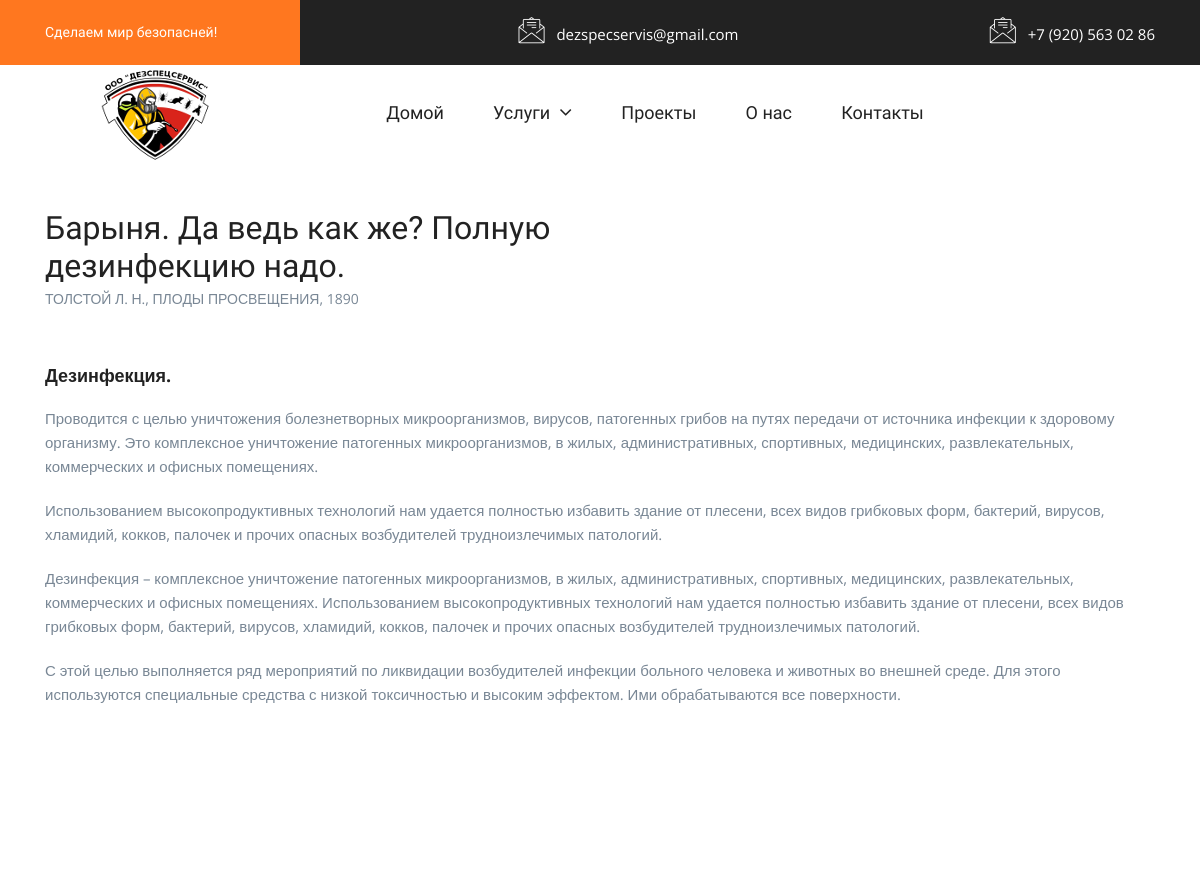
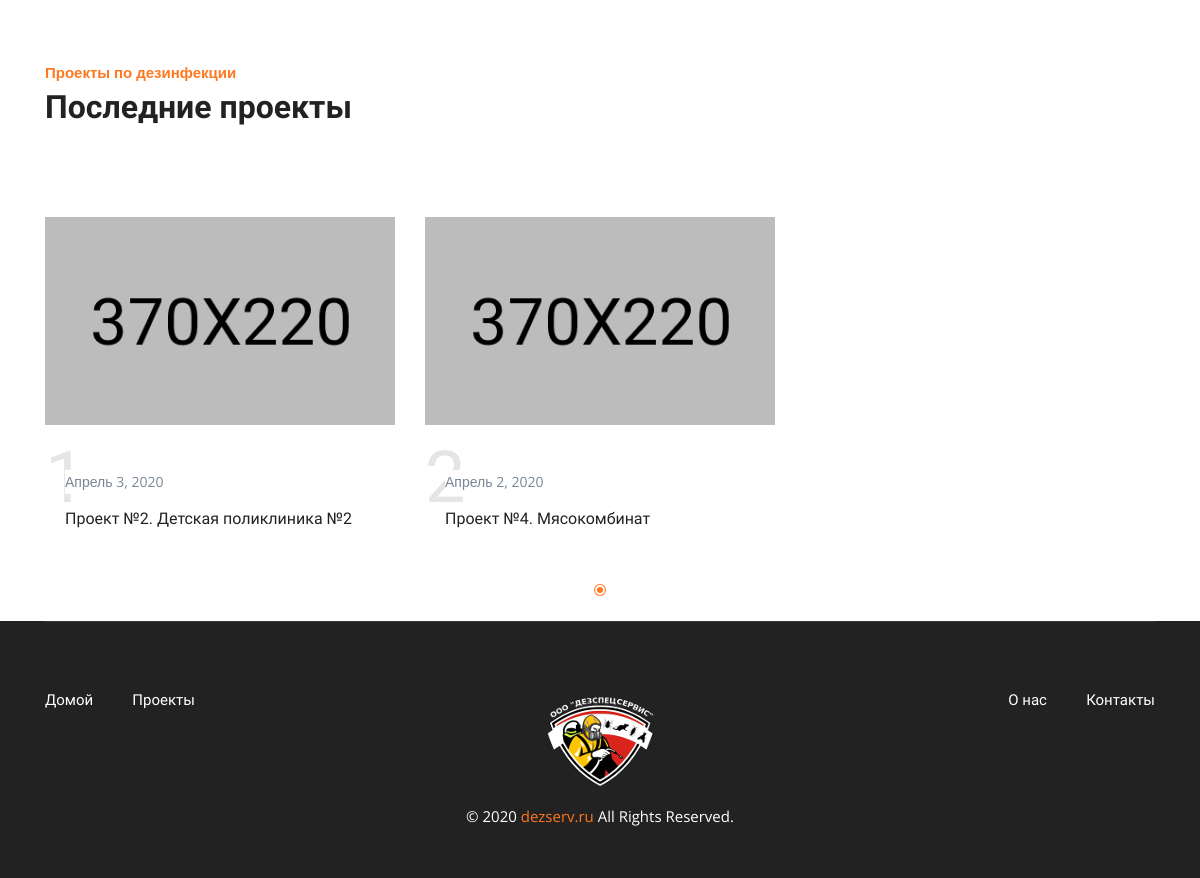
The page /disinfection/ on the database its author committed (2 pictures, top to bottom).
### projectapp/models.py (models this page shows, shortened)
class Project(models.Model):
	pesticide 		= 'PS'
	disinfection 	= 'DF'
	pestcontrol 	= 'PC'
	aeration 		= 'AE'
	fumigation		= 'FU'
	SHOW_CHOICES = (
		(pesticide, 	'Дератизация'),
        (disinfection, 	'Дезинфекция'),
        (pestcontrol, 	'Дезинсекция'),
        (aeration, 		'Газация'),
        (fumigation, 	'Фумигация'),
    )
	slug 					= models.SlugField(max_length=36, verbose_name='Url', blank=True, db_index=True)
	title 					= models.CharField(max_length=255, verbose_name="Заголовок", null=True)
	description 			= models.TextField(verbose_name="Описание", null=True)
	date_of_completion 		= models.DateField(verbose_name="Дата исполнения", null=True)
	category	 			= models.CharField(max_length=2, verbose_name="Категория услуги", choices=SHOW_CHOICES, default=pesticide)
	class Meta:
		verbose_name 		= 'Проект'
		verbose_name_plural = 'Проекты'

### projectapp/views.py (the view)
# urls.py: path('disinfection/', 		show_disinfection, 	name='show_disinfection'),#Дезинфекция
def show_disinfection(request):
	table = get_table(category='DF')
	context = {
        'page_object': 	table,
    }
	return render(request, 'projectapp/disinfection.html', context)

### projectapp/views.py (called while the page is built)
def get_table(category):
	projects = Project.objects.filter(category=category).order_by('-date_of_completion')[:3]
	table = []
	for project in projects:
		item = Item()
		item.project = project
		images = Picture.objects.filter(project=project, main_image=True).first()
		if images:
			item.image = images
		else:
			item.image = Picture.objects.filter(project=project).first()
		table.append(item)
	return table

### projectapp/templates/projectapp/disinfection.html (shortened to what this page needs)
{% extends 'base.html' %}
{% load static %}
{% block content %}
<section class="bdrop-what-we-do-area pt-120 pb-120">
        <div class="container">
            <div class="row">
                <div class="col-lg-6">
                    <div class="bdrop-what-we-title pb-25">
                        <h3 class="main-title">Барыня. Да ведь как же? Полную дезинфекцию надо.</h3>
                        <h7 class="sub-title">Толстой Л. Н., Плоды просвещения, 1890</h7>
                    </div>
                </div>
            </div>
            <div class="row">
                <div class="col-lg-12 col-md-7">
                    <div class="bdrop-single-what-we mt-30">
                        <div class="bdrop-what-we-content">
                            <h5 class="bdrop-what-title"><a href="{% url 'show_disinfection' %}">Дезинфекция.</a></h5>
                            <p class="text">Проводится с целью уничтожения болезнетворных микроорганизмов, вирусов, патогенных грибов на путях передачи от источника инфекции к здоровому организму. Это комплексное уничтожение патогенных микроорганизмов, в жилых, административных, спортивных, медицинских, развлекательных, коммерческих и офисных помещениях.</p>
                            <p class="text">Использованием высокопродуктивных технологий нам удается полностью избавить здание от плесени, всех видов грибковых форм, бактерий, вирусов, хламидий, кокков, палочек и прочих опасных возбудителей трудноизлечимых патологий.</p>
                            <p class="text">Дезинфекция – комплексное уничтожение патогенных микроорганизмов, в жилых, административных, спортивных, медицинских, развлекательных, коммерческих и офисных помещениях. Использованием высокопродуктивных технологий нам удается полностью избавить здание от плесени, всех видов грибковых форм, бактерий, вирусов, хламидий, кокков, палочек и прочих опасных возбудителей трудноизлечимых патологий.</p>
                            <p class="text">С этой целью выполняется ряд мероприятий по ликвидации возбудителей инфекции больного человека и животных во внешней среде. Для этого используются специальные средства с низкой токсичностью и высоким эффектом. Ими обрабатываются все поверхности.</p>
                        </div>
                    </div>
                </div>
            </div>
        </div>
    </section>
<section class="bdrop-testimonial-area pt-115">
    <div class="container">
        <div class="row">
            <div class="col-lg-6">
                <div class="bdrop-section-title pb-60">
                    <h6 class="sub-titler">Проекты по дезинфекции</h6>
                    <h3 class="main-title">Последние проекты</h3>
                </div>
            </div>
        </div>
        <div class="row testimonial-active">
            {% for item in page_object %}
            <div class="col-lg-4">
                <div class="bdrop-single-testimonial bdrop-testimonial-2">
                    <div class="bdrop-single-news mt-30">
                        <div class="bdrop-news-image">
                            {% if item.image %}
                                <img src="{{ item.image.images.url }}" alt="">
                            {% else %}
                            <img src="{% static 'images/news-1.jpg' %}" alt="News">
                            {% endif %}
                        </div>
                        <div class="bdrop-news-content">
                            <span class="news-number">{{ forloop.counter }}</span>
                            <p class="news-date">{{ item.project.date_of_completion }}</p>
                            <h5 class="news-title"><a href="{% url 'show_project' slug=item.project.slug%}">{{ item.project.title }}</a></h5>
                        </div>
                    </div>
                </div>
            </div>
            {% endfor %}
        </div>
    </div>
</section>
{% endblock %}

### static/css/default.css (style rules this page uses)
.mt-30 { margin-top: 30px; }
.pt-115 { padding-top: 115px; }
.pt-120 { padding-top: 120px; }
.pb-25 { padding-bottom: 25px; }
.pb-60 { padding-bottom: 60px; }
.pb-120 { padding-bottom: 120px; }

### rows shown on the page
Project: project.date_of_completion "Апрель 3, 2020", project "Проект №2. Детская поликлиника №2"
Project: project.date_of_completion "Апрель 2, 2020", project "Проект №4. Мясокомбинат"
